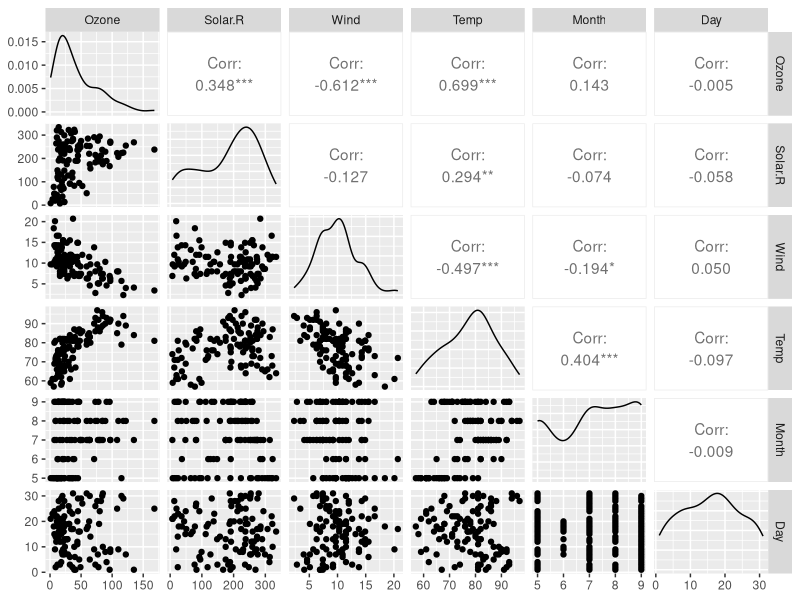
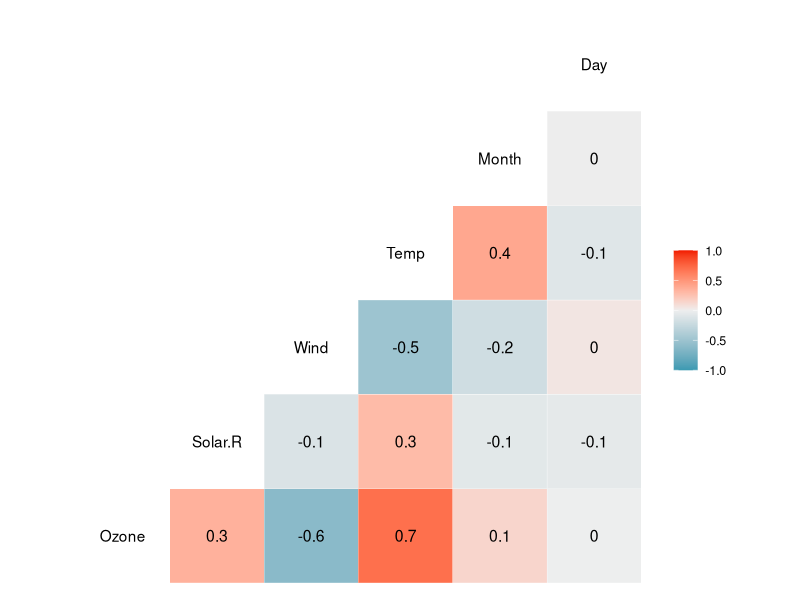
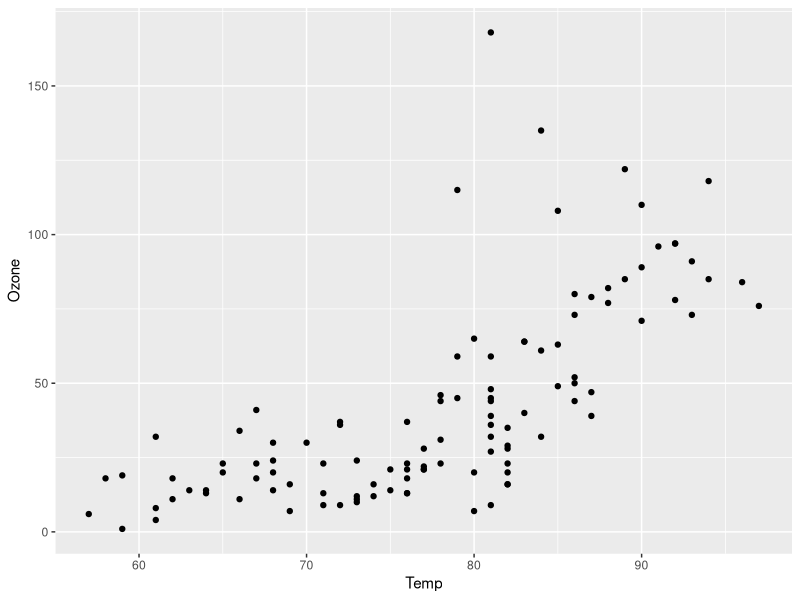
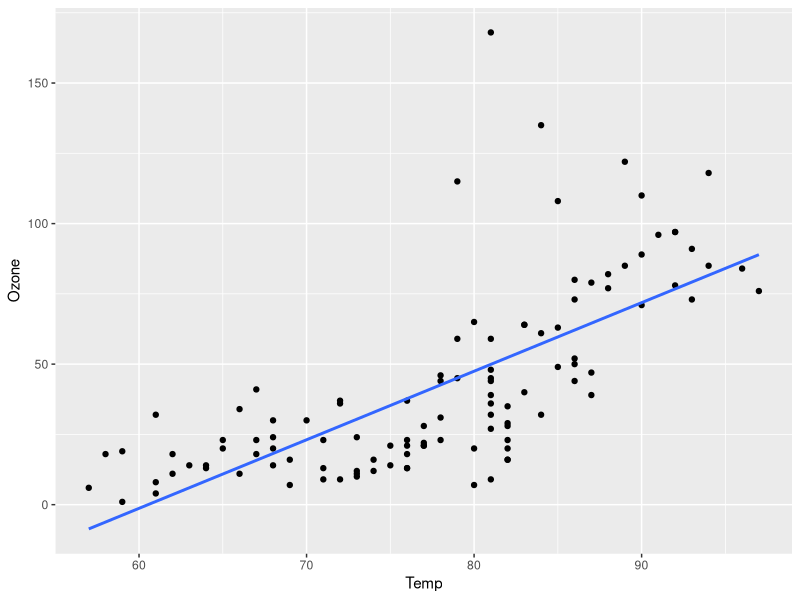
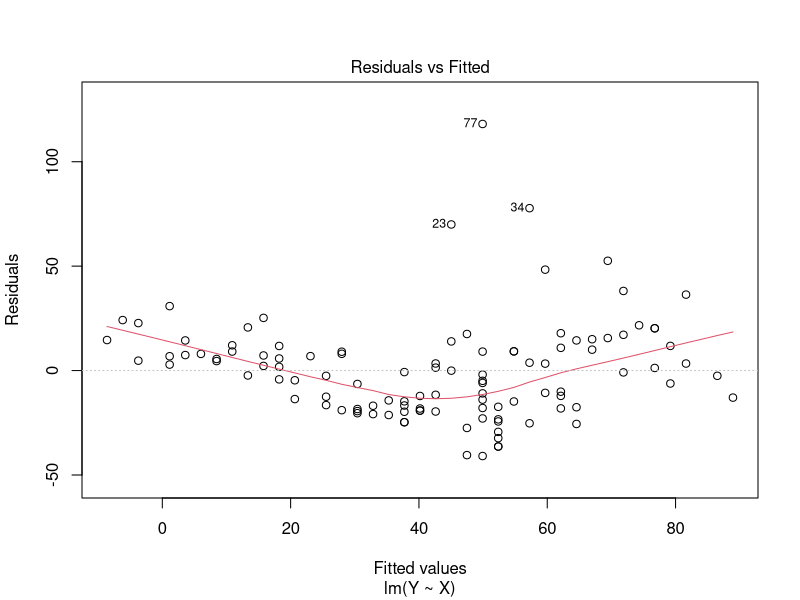
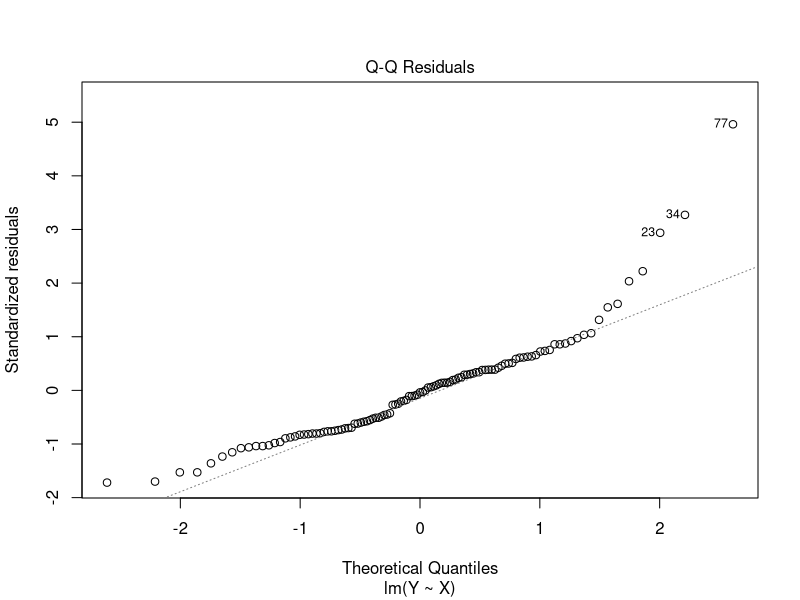
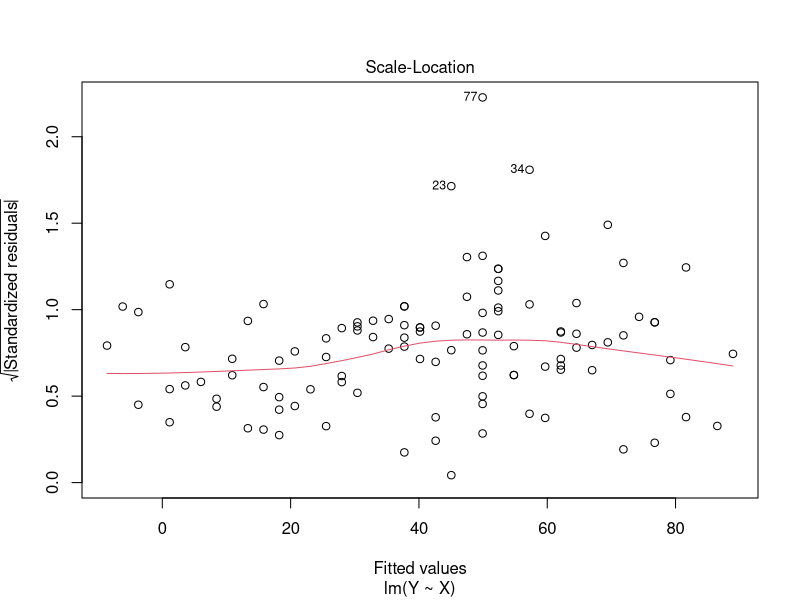
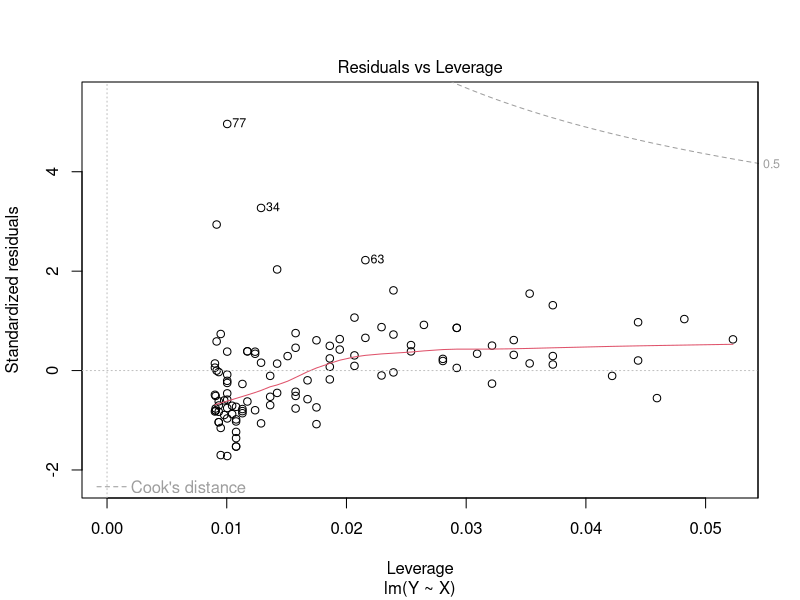

Recreate these plots in R, in order.
## ---- chunk 1
library(tidyverse)
library(GGally)
library(car)
library(lmtest)

air = airquality

summary(air)

## ---- chunk 2

air2 = air %>% drop_na()

## ---- chunk 3
ggpairs(air2)
ggcorr(air2, label = TRUE)

## ---- chunk 4
ggplot(air2, aes(x=Temp, y=Ozone)) + geom_point()

## ---- chunk 5
X = air2$Temp
Y = air2$Ozone

model1 = lm(Y ~ X, air2)
summary(model1)

confint(model1, level = 0.95)
## ---- chunk 6

ggplot(air2, aes(x=Temp, y=Ozone)) + geom_point() + geom_smooth(method="lm", se = FALSE)

## ---- chunk 7

p1 = predict(model1,data.frame("X"=80))
p1

## ---- chunk 8
plot(model1)
